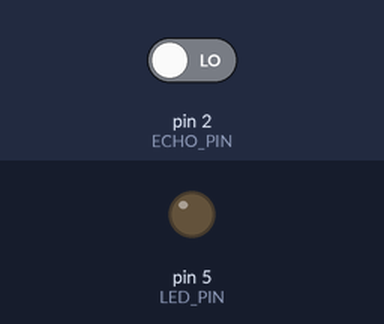
Recording of a program running on a simulated Arduino Nano, built with avr-gcc and run on an emulated ATmega328P. Parts: output pins drawn as LEDs (lit = HIGH). The inputs (shaded band) are chosen by the test bench; at power-on: pin 2 (ECHO_PIN) LOW. No radio packets arrive unless stated; pins used as bus, display or sensor lines are not drawn.

Above: at 1.5 s.
At 4.2 s:
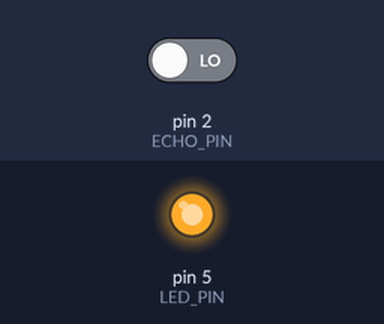
Timing chart, 0 to 7.4 s (numbered marks = the images above):
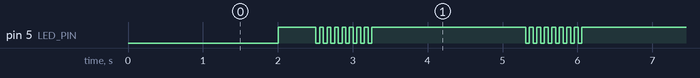

Measured:
- by itself, pin 5 (LED_PIN): repeats every 2.8 s: 7 × (LOW 0.05 s, HIGH 0.05 s), LOW 0.05 s, HIGH 2.1 s
- by itself, everything shown: repeats every 2.8 s, in 16 steps

The program:

main.cpp
```cpp
// cat doorbell transmitter module

#include <Arduino.h>  // Arduino core
#include <RF24.h>     // RF 2.4GHz library
#include <nRF24L01.h> // 2.4GHz transceiver driver
#include <SPI.h>      // Serial Peripheral Interface

#define DEBUG   0     // toggle debug mode
#define MAX_CM 60     // range to trigger in CM; ~32" == 81cm

// pinout
#define ECHO_PIN   2  // D2  ; HC-SR04 echo
#define TRIG_PIN   3  // D3  ; HC-SR04 trigger
#define LED_PIN    5  // D5  ; LED activated when object in range of HC-SR04
#define CE_PIN     7  // D7  ; Chip Enable (CE) - set NRF24L01 to transmit/receive
#define CSN_PIN    8  // D8  ; Chip Select Not (CSN) - NRF24L01 listen to SPI port for data
#define MOSI_PIN  11  // D11 ; Master Out Slave In (MOSI) - SPI input to NRF24L01
#define MISO_PIN  12  // D12 ; Master In Slave Out (MISO) - SPI output to NRF24L01
#define SCK_PIN   13  // D13 ; Serial Clock (SCK) - clock pulse from SPI bus master

// debug precompile
#if DEBUG == 1
  #define DEBUG_PRINT(s)   Serial.print(s)
  #define DEBUG_PRINTLN(s) Serial.println(s)
#else
  #define DEBUG_PRINT(s)
  #define DEBUG_PRINTLN(s)
#endif

// constants
const uint64_t PIPE_ADDR = 0x63617431; // "cat1" in hex

// prototypes
void initRadio();

// globals
RF24 radio(CE_PIN, CSN_PIN);
float distance, duration;
uint8_t payload[1];


void setup(){
    pinMode(TRIG_PIN, OUTPUT);
    pinMode(ECHO_PIN, INPUT);
    pinMode(LED_PIN, OUTPUT);

    #if DEBUG == 1
      Serial.begin(9600);
      while (!Serial);
    #endif
    DEBUG_PRINTLN("\nSerial monitor initialized.");

    initRadio();
    payload[0] = '!';
    delay(1000);
}

// send ultrasonic ping to get distance of object
void ping(){
    digitalWrite(TRIG_PIN, LOW);
    delayMicroseconds(2);
    digitalWrite(TRIG_PIN, HIGH);
    delayMicroseconds(10);

    duration = pulseIn(ECHO_PIN, HIGH);
    distance = duration * (0.034 / 2); // 1/2 speed of sound wave

    DEBUG_PRINT("Distance: ");
    DEBUG_PRINT(distance);
    DEBUG_PRINTLN(" cm");
}

void loop(){
    ping(); // ping for object

    // check if cat is in front of door
    if(distance < MAX_CM){
        digitalWrite(LED_PIN, HIGH);
        delay(500);

        if(radio.write(&payload, sizeof(payload))) {
            DEBUG_PRINT("Sent payload: ");
            DEBUG_PRINTLN(payload[0]);

            // visualize payload sent
            for(int i = 0; i < 8; i++) {
                digitalWrite(LED_PIN, LOW);
                delay(50);
                digitalWrite(LED_PIN, HIGH);
                delay(50);
            }
        } else {
            DEBUG_PRINTLN("Tx failed");
        }
    } else{
        digitalWrite(LED_PIN, LOW);
    }
    delay(500);
}

// initialize radio module
void initRadio(){
    radio.begin();
    radio.setChannel(108); // channel above most WiFi
    radio.setDataRate(RF24_250KBPS);
    radio.setRetries(15, 15);  // delay * 250 us,count
    radio.setPayloadSize(sizeof(payload));
    radio.setPALevel(RF24_PA_MIN);
    radio.openWritingPipe(PIPE_ADDR);
    radio.stopListening(); // set as transmitter
}
```
